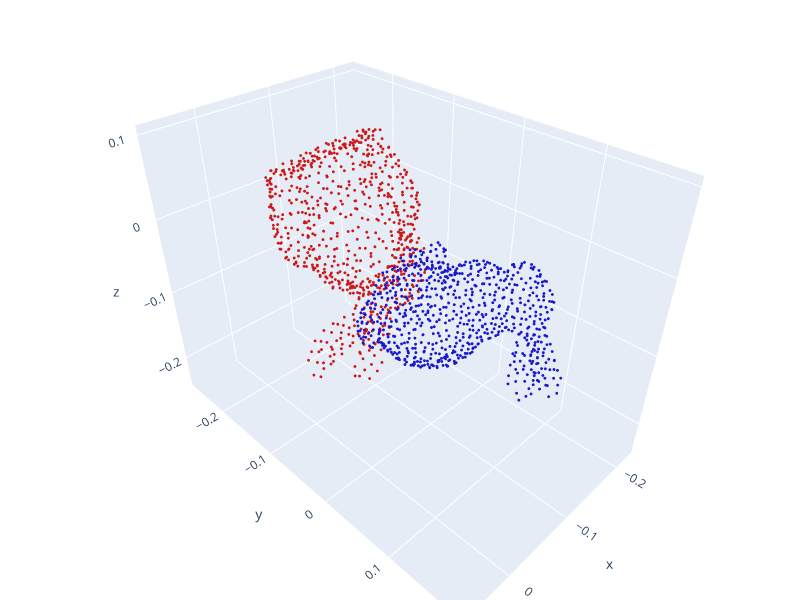

The code cell stored with this chart in its notebook:
### Markdown cell above
# 📊 Visualize all point clouds

### Code cell
o3d.visualization.draw_plotly([original_pcd, transformed_pcd, aligned_pcd],
                                 window_name="Alignment Results",
                                 width=800, height=600)

### Figure 1 — Plotly figure (JSON) as saved in the notebook; plotly's stock layout.template omitted (floating-point values rounded to 4 significant figures; data arrays with more than 128 entries replaced by an {"elided": "..."} marker saying what was removed)
{"data": [{"marker": {"color": {"elided": "750x3 float values"}, "size": 1}, "mode": "markers", "type": "scatter3d", "x": {"elided": "750 float values"}, "y": {"elided": "750 float values"}, "z": {"elided": "750 float values"}}, {"marker": {"color": {"elided": "750x3 float values"}, "size": 1}, "mode": "markers", "type": "scatter3d", "x": {"elided": "750 float values"}, "y": {"elided": "750 float values"}, "z": {"elided": "750 float values"}}, {"marker": {"color": {"elided": "750x3 float values"}, "size": 1}, "mode": "markers", "type": "scatter3d", "x": {"elided": "750 float values"}, "y": {"elided": "750 float values"}, "z": {"elided": "750 float values"}}], "layout": {"height": 600, "margin": {"b": 0, "l": 0, "r": 0, "t": 0}, "scene": {"camera": {"center": {"x": 0, "y": 0, "z": 0}, "up": {"x": 0, "y": 0, "z": 1}}}, "showlegend": false, "width": 800}}
